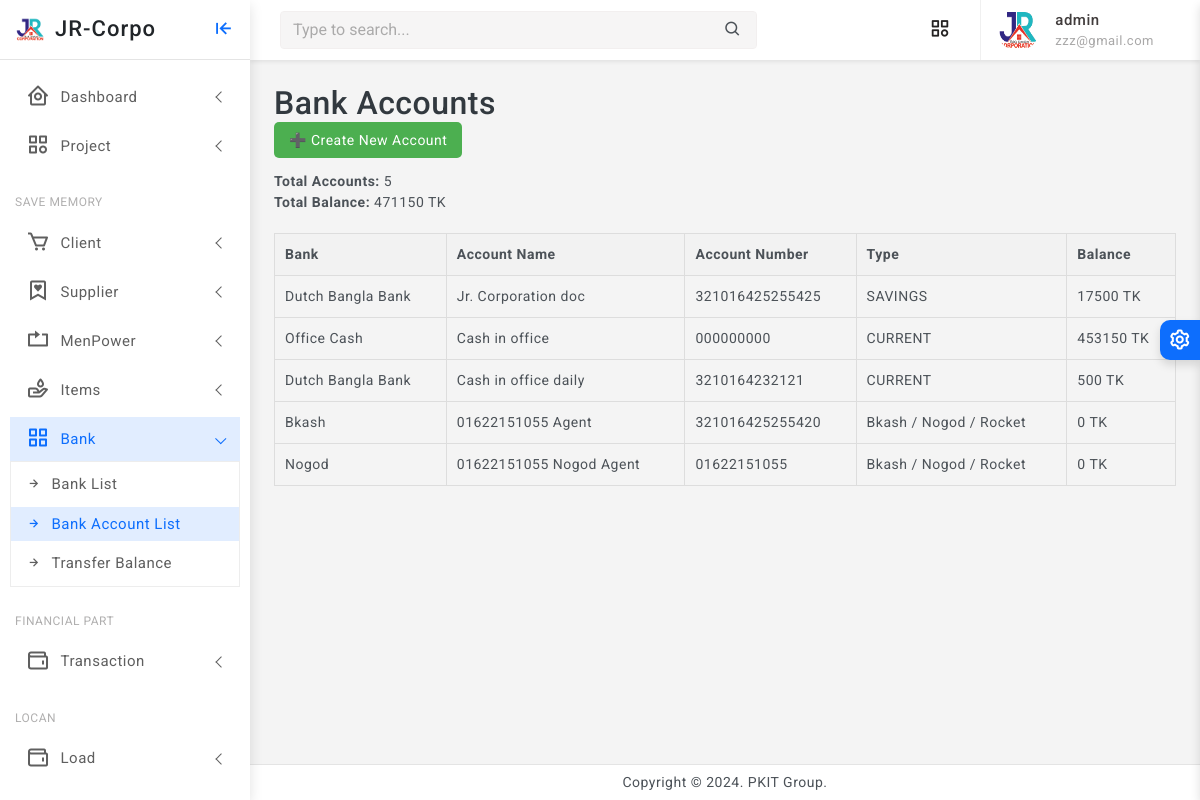
The app's page /bank/account/list/ (signed in), older data.
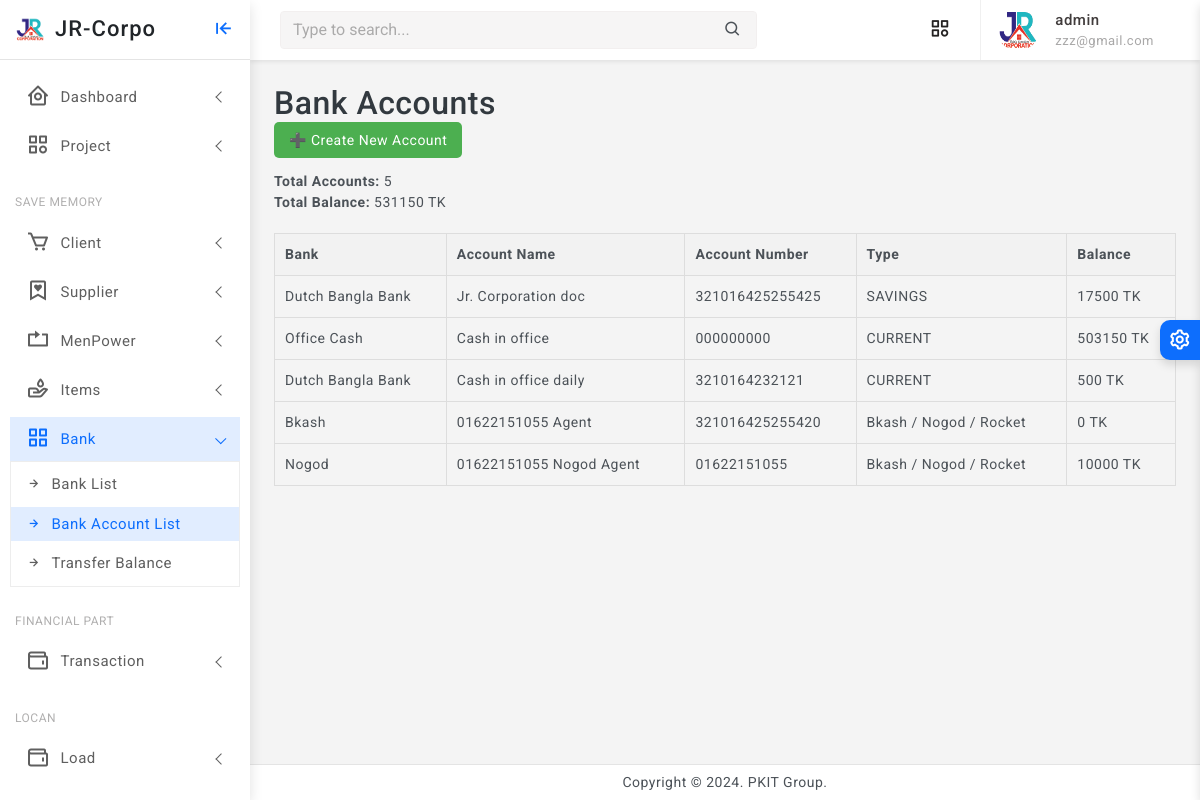
The same page, newer data.
### finance/models.py (models this page shows, shortened)
class BankAccount(models.Model):
    ACCOUNT_TYPES = [
        ('CASH', 'Cash'),
        ('BANK', 'Bank Deposit'),
        ('MOBILE', 'Bkash / Nogod / Rocket'),
        ('CHEQUE', 'Cheque'),
    ]
    bank = models.ForeignKey(Bank, on_delete=models.SET_NULL, null=True, blank=True, help_text="Select bank name")
    account_name = models.CharField(max_length=100, help_text="Account holder's name")
    account_number = models.CharField(max_length=50, unique=True)
    account_type = models.CharField(max_length=10, choices=ACCOUNT_TYPES, default='SAVINGS')
    balance = models.PositiveIntegerField(default=0)
    created_at = models.DateTimeField(auto_now_add=True)
    class Meta:
        verbose_name = "Bank Account"
        verbose_name_plural = "Bank Accounts"

class Bank(models.Model):
    name = models.CharField(max_length=100)

### finance/views.py (the view)
# urls.py: path('bank/account/list/', views.bank_accounts_list, name='bank_account_list'),
@staff_required
def bank_accounts_list(request):
    accounts = BankAccount.objects.all()
    total_balance = sum(account.balance for account in accounts)
    total_accounts = accounts.count()
    return render(request, 'bank/bank_account_list.html', {
        'accounts': accounts,
        'total_balance': total_balance,
        'total_accounts': total_accounts
    })

### finance/views.py (called while the page is built)
def staff_required(view_func):
    return user_passes_test(lambda u: u.is_authenticated and u.is_staff)(view_func)

### finance/templates/bank/bank_account_list.html (shortened to what this page needs)
{% extends 'partials/base0.html' %}
{% load static %}
{% block content %}
<h2>Bank Accounts</h2>
<div style="margin-bottom: 20px;">
    <a href="{% url 'bank_account_create' %}" style="background-color: #4CAF50; color: white; padding: 10px 15px; text-decoration: none; border-radius: 5px;">➕ Create New Account</a>
</div>
<div style="margin-bottom: 20px;">
    <strong>Total Accounts:</strong> {{ total_accounts }}<br>
    <strong>Total Balance:</strong> {{ total_balance }} TK
</div>
<table style="width: 100%; border-collapse: collapse; margin-bottom: 20px;">
    <thead>
        <tr style="background-color: #f2f2f2;">
            <th style="padding: 10px; border: 1px solid #ddd;">Bank</th>
            <th style="padding: 10px; border: 1px solid #ddd;">Account Name</th>
            <th style="padding: 10px; border: 1px solid #ddd;">Account Number</th>
            <th style="padding: 10px; border: 1px solid #ddd;">Type</th>
            <th style="padding: 10px; border: 1px solid #ddd;">Balance</th>
        </tr>
    </thead>
    <tbody>
        {% for account in accounts %}
        <tr>
            <td style="padding: 10px; border: 1px solid #ddd;">{{ account.bank.name }}</td>
            <td style="padding: 10px; border: 1px solid #ddd;">{{ account.account_name }}</td>
            <td style="padding: 10px; border: 1px solid #ddd;">{{ account.account_number }}</td>
            <td style="padding: 10px; border: 1px solid #ddd;">{{ account.get_account_type_display }}</td>
            <td style="padding: 10px; border: 1px solid #ddd;">{{ account.balance }} TK</td>
        </tr>
        {% empty %}
        <tr>
            <td colspan="6" style="padding: 10px; text-align: center;">No bank accounts found.</td>
        </tr>
        {% endfor %}
    </tbody>
</table>
{% endblock %}

Row changes from the older to the newer data that the page shows:
changed BankAccount "Cash in office": balance "453150" → "503150"
changed BankAccount "01622151055 Nogod Agent": balance "0" → "10000"
Text that changed along with them:
{{ total_balance }}: "471150" → "531150"
